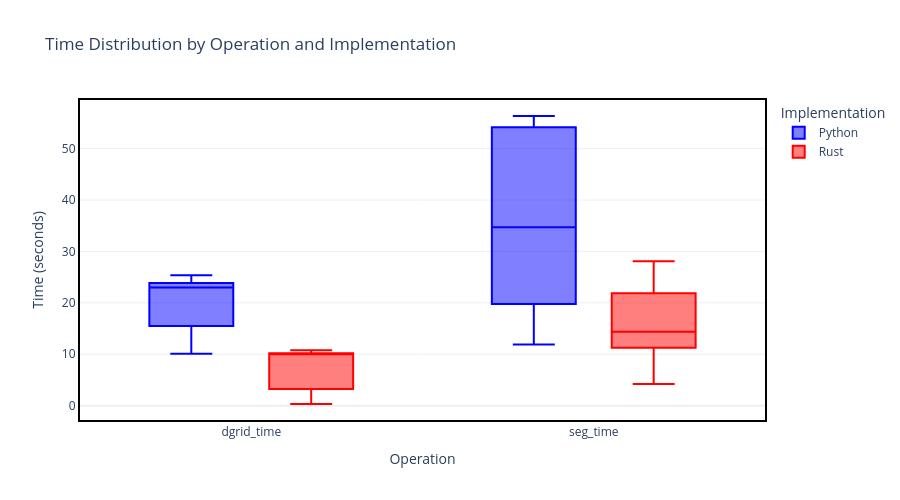
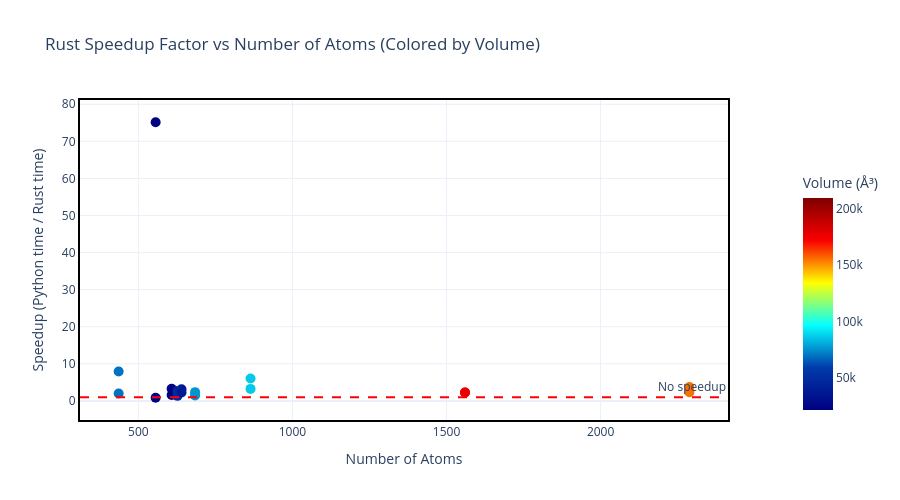

Here is the notebook cell these charts were saved with, in order:
### Markdown cell above
### Plot the benchmarking results

### Code cell
# Create comprehensive benchmarking plots
import plotly.express as px
import plotly.graph_objects as go
from plotly.subplots import make_subplots
# -- MISSING: compute speedup DataFrame and melted version used later in plots
# Create speedup DataFrame comparing Python vs Rust per material
# Pivot benchmark_df so we have Python and Rust times side-by-side per material and operation
try:
    pivot = benchmark_df.pivot_table(index=['material_index','num_atoms'], columns='version', values=['dgrid_time','seg_time']).copy()
    # Flatten column MultiIndex
    pivot.columns = ['_'.join(col).strip() for col in pivot.columns.values]
    pivot = pivot.reset_index()
    # Compute speedups: Python_time / Rust_time (so >1 means Rust is faster)
    pivot['dgrid_speedup'] = pivot['dgrid_time_Python'] / pivot['dgrid_time_Rust']
    pivot['seg_speedup'] = pivot['seg_time_Python'] / pivot['seg_time_Rust']
    speedup_df = pivot[['material_index','num_atoms','dgrid_speedup','seg_speedup']].copy()
    # Melt for plotting convenience
    speedup_melted = speedup_df.melt(id_vars=['material_index','num_atoms'], value_vars=['dgrid_speedup','seg_speedup'], var_name='operation', value_name='speedup')
except Exception as e:
    # If pivot fails (missing pairs), create empty placeholders to avoid NameError later
    print('Warning computing speedup_df:', e)
    speedup_df = pd.DataFrame(columns=['material_index','num_atoms','dgrid_speedup','seg_speedup'])
    speedup_melted = pd.DataFrame(columns=['material_index','num_atoms','operation','speedup'])

# Melt the data for easier plotting
melted_df = benchmark_df.melt(id_vars=['material_index', 'num_atoms', 'version'],
                              value_vars=['dgrid_time', 'seg_time'],
                              var_name='operation', value_name='time')

# Add volume column to melted_df
melted_df['volume'] = melted_df['material_index'].apply(lambda idx: atoms_list[idx].get_volume() if atoms_list[idx] is not None else None)

# 1. Scatter plot: Time vs Number of Atoms with independent scales, colored by volume
fig1 = make_subplots(rows=1, cols=2, 
                     subplot_titles=('Dgrid Time vs Number of Atoms', 'Segmentation Time vs Number of Atoms'),
                     shared_xaxes=True)

# Add traces for dgrid_time
dgrid_data = melted_df[melted_df['operation'] == 'dgrid_time']
for version in ['Python', 'Rust']:
    version_data = dgrid_data[dgrid_data['version'] == version]
    show_colorbar = (version == 'Python')  # Show colorbar only for first trace
    fig1.add_trace(go.Scatter(x=version_data['num_atoms'], y=version_data['time'], 
                             mode='markers', name=f'{version} Dgrid',
                             marker=dict(color=version_data['volume'], 
                                        colorscale='jet', 
                                        size=10,
                                        symbol='circle' if version == 'Python' else 'square',
                                        line=dict(color='black', width=0.5),
                                        colorbar=dict(title="Volume (Å³)", 
                                                     x=1.1, y=0.4, 
                                                     orientation='v',
                                                     len=0.8, thickness=20) if show_colorbar else None)),
                   row=1, col=1)

# Add traces for seg_time
seg_data = melted_df[melted_df['operation'] == 'seg_time']
for version in ['Python', 'Rust']:
    version_data = seg_data[seg_data['version'] == version]
    fig1.add_trace(go.Scatter(x=version_data['num_atoms'], y=version_data['time'], 
                             mode='markers', name=f'{version} Segmentation',
                             marker=dict(color=version_data['volume'], 
                                        colorscale='jet', 
                                        size=10,
                                        symbol='circle' if version == 'Python' else 'square',
                                        line=dict(color='black', width=0.5))),
                   row=1, col=2)

fig1.update_layout(height=500, title_text="Benchmarking: Python vs Rust Performance (Colored by Volume)",
                   template='plotly_white', showlegend=True)
fig1.update_xaxes(title_text="Number of Atoms", row=1, col=1)
fig1.update_xaxes(title_text="Number of Atoms", row=1, col=2)
fig1.update_yaxes(title_text="Time (seconds)", row=1, col=1)
fig1.update_yaxes(title_text="Time (seconds)", row=1, col=2)

# Add borders to subplots
fig1.update_xaxes(showline=True, linewidth=2, linecolor='black', mirror=True)
fig1.update_yaxes(showline=True, linewidth=2, linecolor='black', mirror=True)

# fig1.show()

# 2. Box plot: Distribution of times by operation and version (keeping original coloring)
fig2 = px.box(melted_df, x='operation', y='time', color='version',
              title='Time Distribution by Operation and Implementation',
              labels={'operation': 'Operation', 'time': 'Time (seconds)',
                      'version': 'Implementation'},
              template='plotly_white',
              color_discrete_map={'Python': 'blue', 'Rust': 'red'})

fig2.update_layout(height=500, font=dict(size=12))
fig2.update_xaxes(showline=True, linewidth=2, linecolor='black', mirror=True)
fig2.update_yaxes(showline=True, linewidth=2, linecolor='black', mirror=True)

fig2.show()

# 3. Performance ratio plot (Rust speedup) colored by volume
speedup_melted['volume'] = speedup_melted['material_index'].apply(lambda idx: atoms_list[idx].get_volume() if atoms_list[idx] is not None else None)

fig3 = px.scatter(speedup_melted, x='num_atoms', y='speedup', color='volume',
                  title='Rust Speedup Factor vs Number of Atoms (Colored by Volume)',
                  labels={'num_atoms': 'Number of Atoms', 'speedup': 'Speedup (Python time / Rust time)',
                          'operation': 'Operation'},
                  template='plotly_white',
                  color_continuous_scale='jet')

fig3.update_traces(marker=dict(size=10))  # Set marker size to 10

fig3.add_hline(y=1, line_dash="dash", line_color="red", annotation_text="No speedup")
fig3.update_layout(height=500, font=dict(size=12))
fig3.update_xaxes(showline=True, linewidth=2, linecolor='black', mirror=True)
fig3.update_yaxes(showline=True, linewidth=2, linecolor='black', mirror=True)

# Update colorbar position
fig3.update_coloraxes(colorbar=dict(title="Volume (Å³)", orientation='v', y=0.4, x=1.1, len=0.8))

fig3.show()

# 4. Combined subplot view with professional styling, colored by volume
fig4 = make_subplots(rows=2, cols=2,
                     subplot_titles=('Dgrid Time vs Atoms', 'Segmentation Time vs Atoms',
                                   'Dgrid Speedup', 'Segmentation Speedup'),
                     specs=[[{"secondary_y": False}, {"secondary_y": False}],
                            [{"secondary_y": False}, {"secondary_y": False}]])

# Add volume to benchmark_df for coloring
benchmark_df['volume'] = benchmark_df['material_index'].apply(lambda idx: atoms_list[idx].get_volume() if atoms_list[idx] is not None else None)

# Add volume to speedup_df for coloring
speedup_df['volume'] = speedup_df['material_index'].apply(lambda idx: atoms_list[idx].get_volume() if atoms_list[idx] is not None else None)

# Add traces for time comparisons
for version in ['Python', 'Rust']:
    data = benchmark_df[benchmark_df['version'] == version]
    symbol = 'circle' if version == 'Python' else 'square'
    show_colorbar = (version == 'Python')  # Show colorbar only for first trace
    fig4.add_trace(go.Scatter(x=data['num_atoms'], y=data['dgrid_time'], mode='markers',
                             name=f'{version} Dgrid', legendgroup=version,
                             marker=dict(color=data['volume'], colorscale='jet', 
                                        size=10, symbol=symbol,
                                        line=dict(color='black', width=0.5),
                                        colorbar=dict(title="Volume (Å³)", 
                                                     x=1.1, y=0.4, 
                                                     orientation='v',
                                                     len=0.8, thickness=20) if show_colorbar else None)), row=1, col=1)
    fig4.add_trace(go.Scatter(x=data['num_atoms'], y=data['seg_time'], mode='markers',
                             name=f'{version} Seg', legendgroup=version,
                             marker=dict(color=data['volume'], colorscale='jet', 
                                        size=10, symbol=symbol,
                                        line=dict(color='black', width=0.5))), row=1, col=2)

# Add traces for speedup
fig4.add_trace(go.Scatter(x=speedup_df['num_atoms'], y=speedup_df['dgrid_speedup'],
                         mode='markers', name='Dgrid Speedup',
                         marker=dict(color=speedup_df['volume'], colorscale='jet', 
                                    size=10, line=dict(color='black', width=0.5))), row=2, col=1)
fig4.add_trace(go.Scatter(x=speedup_df['num_atoms'], y=speedup_df['seg_speedup'],
                         mode='markers', name='Seg Speedup',
                         marker=dict(color=speedup_df['volume'], colorscale='jet', 
                                    size=10, line=dict(color='black', width=0.5))), row=2, col=2)

fig4.update_layout(height=800, title_text="Comprehensive Benchmarking Dashboard (Colored by Volume)",
                   template='plotly_white', font=dict(size=12))

# Update axes with borders
for row in [1, 2]:
    for col in [1, 2]:
        fig4.update_xaxes(title_text="Number of Atoms", row=row, col=col,
                         showline=True, linewidth=2, linecolor='black', mirror=True)
        if row == 1:
            fig4.update_yaxes(title_text="Time (s)", row=row, col=col,
                             showline=True, linewidth=2, linecolor='black', mirror=True)
        else:
            fig4.update_yaxes(title_text="Speedup Factor", row=row, col=col,
                             showline=True, linewidth=2, linecolor='black', mirror=True)

fig4.show(renderer='png')

### Figure 1 — Plotly figure (JSON) as saved in the notebook; plotly's stock layout.template omitted (floating-point values rounded to 4 significant figures)
{"data": [{"alignmentgroup": "True", "hovertemplate": "Implementation=Python<br>Operation=%{x}<br>Time (seconds)=%{y}<extra></extra>", "legendgroup": "Python", "marker": {"color": "blue"}, "name": "Python", "notched": false, "offsetgroup": "Python", "orientation": "v", "showlegend": true, "type": "box", "x": ["dgrid_time", "dgrid_time", "dgrid_time", "dgrid_time", "dgrid_time", "dgrid_time", "dgrid_time", "dgrid_time", "dgrid_time", "seg_time", "seg_time", "seg_time", "seg_time", "seg_time", "seg_time", "seg_time", "seg_time", "seg_time"], "x0": " ", "xaxis": "x", "y": [15.8, 14.56, 25.36, 23.82, 19.48, 22.96, 23.15, 24.04, 10.07, 13.71, 34.7, 54.73, 11.89, 36.33, 56.34, 53.97, 30.9, 21.81], "y0": " ", "yaxis": "y"}, {"alignmentgroup": "True", "hovertemplate": "Implementation=Rust<br>Operation=%{x}<br>Time (seconds)=%{y}<extra></extra>", "legendgroup": "Rust", "marker": {"color": "red"}, "name": "Rust", "notched": false, "offsetgroup": "Rust", "orientation": "v", "showlegend": true, "type": "box", "x": ["dgrid_time", "dgrid_time", "dgrid_time", "dgrid_time", "dgrid_time", "dgrid_time", "dgrid_time", "dgrid_time", "dgrid_time", "dgrid_time", "seg_time", "seg_time", "seg_time", "seg_time", "seg_time", "seg_time", "seg_time", "seg_time", "seg_time", "seg_time"], "x0": " ", "xaxis": "x", "y": [10.04, 10.76, 10.77, 0.3169, 3.226, 2.898, 10.21, 10.21, 9.96, 3.226, 4.219, 13.15, 14.69, 14.05, 11.24, 28.1, 23.67, 21.42, 21.87, 9.676], "y0": " ", "yaxis": "y"}], "layout": {"boxmode": "group", "font": {"size": 12}, "height": 500, "legend": {"title": {"text": "Implementation"}, "tracegroupgap": 0}, "title": {"text": "Time Distribution by Operation and Implementation"}, "xaxis": {"anchor": "y", "domain": [0, 1], "linecolor": "black", "linewidth": 2, "mirror": true, "showline": true, "title": {"text": "Operation"}}, "yaxis": {"anchor": "x", "domain": [0, 1], "linecolor": "black", "linewidth": 2, "mirror": true, "showline": true, "title": {"text": "Time (seconds)"}}}}

### Figure 2 — Plotly figure (JSON) as saved in the notebook; plotly's stock layout.template omitted (floating-point values rounded to 4 significant figures)
{"data": [{"hovertemplate": "Number of Atoms=%{x}<br>Speedup (Python time / Rust time)=%{y}<br>volume=%{marker.color}<extra></extra>", "legendgroup": "", "marker": {"color": [21530.0, 46600.0, 155300.0, 22780.0, 86500.0, 69690.0, 177200.0, 76460.0, 209300.0, 37890.0, 21530.0, 46600.0, 155300.0, 22780.0, 86500.0, 69690.0, 177200.0, 76460.0, 209300.0, 37890.0], "coloraxis": "coloraxis", "size": 10, "symbol": "circle"}, "mode": "markers", "name": "", "orientation": "v", "showlegend": false, "type": "scatter", "x": [608, 627, 2288, 556, 864, 436, 1560, 684, 1632, 640, 608, 627, 2288, 556, 864, 436, 1560, 684, 1632, 640], "xaxis": "x", "y": [1.573, 1.353, 2.356, 75.15, 6.039, 7.923, 2.267, 2.354, NaN, 3.123, 3.25, 2.638, 3.726, 0.8457, 3.233, 2.005, 2.28, 1.442, NaN, 2.254], "yaxis": "y"}], "layout": {"annotations": [{"showarrow": false, "text": "No speedup", "x": 1, "xanchor": "right", "xref": "x domain", "y": 1, "yanchor": "bottom", "yref": "y"}], "coloraxis": {"colorbar": {"len": 0.8, "orientation": "v", "title": {"text": "Volume (Å³)"}, "x": 1.1, "y": 0.4}, "colorscale": [[0, "rgb(0,0,131)"], [0.2, "rgb(0,60,170)"], [0.4, "rgb(5,255,255)"], [0.6, "rgb(255,255,0)"], [0.8, "rgb(250,0,0)"], [1, "rgb(128,0,0)"]]}, "font": {"size": 12}, "height": 500, "legend": {"tracegroupgap": 0}, "shapes": [{"line": {"color": "red", "dash": "dash"}, "type": "line", "x0": 0, "x1": 1, "xref": "x domain", "y0": 1, "y1": 1, "yref": "y"}], "title": {"text": "Rust Speedup Factor vs Number of Atoms (Colored by Volume)"}, "xaxis": {"anchor": "y", "domain": [0, 1], "linecolor": "black", "linewidth": 2, "mirror": true, "showline": true, "title": {"text": "Number of Atoms"}}, "yaxis": {"anchor": "x", "domain": [0, 1], "linecolor": "black", "linewidth": 2, "mirror": true, "showline": true, "title": {"text": "Speedup (Python time / Rust time)"}}}}
